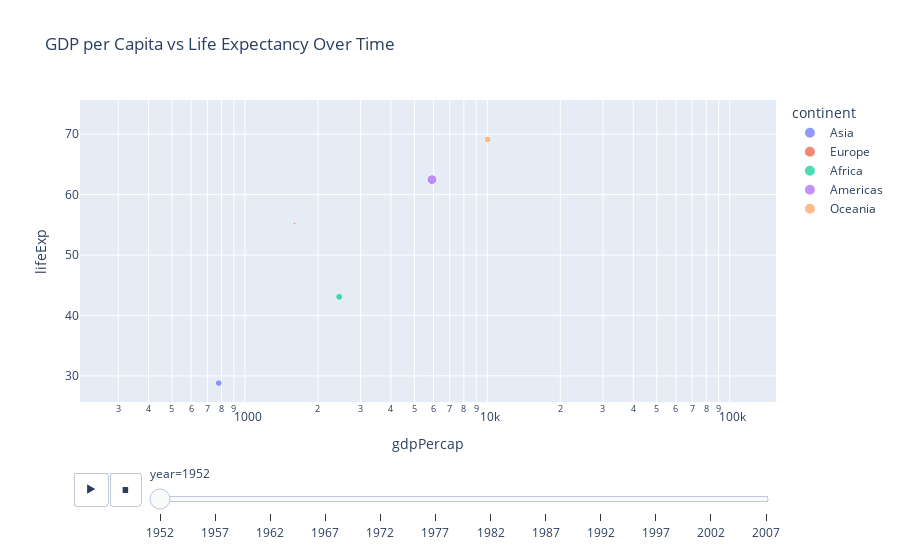

The cell this chart's notebook holds for it:
### Code cell
df=px.data.gapminder()
# animated scatter plot
px.scatter(df, x='gdpPercap', y='lifeExp', animation_frame='year', animation_group='continent', size='pop', color='continent', hover_name='country', log_x=True, size_max=60, title='GDP per Capita vs Life Expectancy Over Time').show()

### Figure 1 — Plotly figure (JSON) as saved in the notebook; plotly's stock layout.template omitted (floating-point values rounded to 4 significant figures)
{"data": [{"hovertemplate": "<b>%{hovertext}</b><br><br>continent=Asia<br>year=1952<br>gdpPercap=%{x}<br>lifeExp=%{y}<br>pop=%{marker.size}<extra></extra>", "hovertext": ["Afghanistan", "Bahrain", "Bangladesh", "Cambodia", "China", "Hong Kong, China", "India", "Indonesia", "Iran", "Iraq", "Israel", "Japan", "Jordan", "Korea, Dem. Rep.", "Korea, Rep.", "Kuwait", "Lebanon", "Malaysia", "Mongolia", "Myanmar", "Nepal", "Oman", "Pakistan", "Philippines", "Saudi Arabia", "Singapore", "Sri Lanka", "Syria", "Taiwan", "Thailand", "Vietnam", "West Bank and Gaza", "Yemen, Rep."], "ids": ["Asia", "Asia", "Asia", "Asia", "Asia", "Asia", "Asia", "Asia", "Asia", "Asia", "Asia", "Asia", "Asia", "Asia", "Asia", "Asia", "Asia", "Asia", "Asia", "Asia", "Asia", "Asia", "Asia", "Asia", "Asia", "Asia", "Asia", "Asia", "Asia", "Asia", "Asia", "Asia", "Asia"], "legendgroup": "Asia", "marker": {"color": "#636efa", "size": [8425333, 120447, 46886859, 4693836, 556263527, 2125900, 372000000, 82052000, 17272000, 5441766, 1620914, 86459025, 607914, 8865488, 20947571, 160000, 1439529, 6748378, 800663, 20092996, 9182536, 507833, 41346560, 22438691, 4005677, 1127000, 7982342, 3661549, 8550362, 21289402, 26246839, 1030585, 4963829], "sizemode": "area", "sizeref": 366300.0, "symbol": "circle"}, "mode": "markers", "name": "Asia", "orientation": "v", "showlegend": true, "type": "scatter", "x": [779.4, 9867.0, 684.2, 368.5, 400.4, 3054.0, 546.6, 749.7, 3035.0, 4130.0, 4087.0, 3217.0, 1547.0, 1088.0, 1031.0, 108400.0, 4835.0, 1831.0, 786.6, 331.0, 545.9, 1828.0, 684.6, 1273.0, 6460.0, 2315.0, 1084.0, 1643.0, 1207.0, 757.8, 605.1, 1516.0, 781.7], "xaxis": "x", "y": [28.8, 50.94, 37.48, 39.42, 44.0, 60.96, 37.37, 37.47, 44.87, 45.32, 65.39, 63.03, 43.16, 50.06, 47.45, 55.56, 55.93, 48.46, 42.24, 36.32, 36.16, 37.58, 43.44, 47.75, 39.88, 60.4, 57.59, 45.88, 58.5, 50.85, 40.41, 43.16, 32.55], "yaxis": "y"}, {"hovertemplate": "<b>%{hovertext}</b><br><br>continent=Europe<br>year=1952<br>gdpPercap=%{x}<br>lifeExp=%{y}<br>pop=%{marker.size}<extra></extra>", "hovertext": ["Albania", "Austria", "Belgium", "Bosnia and Herzegovina", "Bulgaria", "Croatia", "Czech Republic", "Denmark", "Finland", "France", "Germany", "Greece", "Hungary", "Iceland", "Ireland", "Italy", "Montenegro", "Netherlands", "Norway", "Poland", "Portugal", "Romania", "Serbia", "Slovak Republic", "Slovenia", "Spain", "Sweden", "Switzerland", "Turkey", "United Kingdom"], "ids": ["Europe", "Europe", "Europe", "Europe", "Europe", "Europe", "Europe", "Europe", "Europe", "Europe", "Europe", "Europe", "Europe", "Europe", "Europe", "Europe", "Europe", "Europe", "Europe", "Europe", "Europe", "Europe", "Europe", "Europe", "Europe", "Europe", "Europe", "Europe", "Europe", "Europe"], "legendgroup": "Europe", "marker": {"color": "#EF553B", "size": [1282697, 6927772, 8730405, 2791000, 7274900, 3882229, 9125183, 4334000, 4090500, 42459667, 69145952, 7733250, 9504000, 147962, 2952156, 47666000, 413834, 10381988, 3327728, 25730551, 8526050, 16630000, 6860147, 3558137, 1489518, 28549870, 7124673, 4815000, 22235677, 50430000], "sizemode": "area", "sizeref": 366300.0, "symbol": "circle"}, "mode": "markers", "name": "Europe", "orientation": "v", "showlegend": true, "type": "scatter", "x": [1601.0, 6137.0, 8343.0, 973.5, 2444.0, 3119.0, 6876.0, 9692.0, 6425.0, 7030.0, 7144.0, 3531.0, 5264.0, 7268.0, 5210.0, 4931.0, 2648.0, 8942.0, 10100.0, 4029.0, 3068.0, 3145.0, 3581.0, 5075.0, 4215.0, 3834.0, 8528.0, 14730.0, 1969.0, 9980.0], "xaxis": "x", "y": [55.23, 66.8, 68.0, 53.82, 59.6, 61.21, 66.87, 70.78, 66.55, 67.41, 67.5, 65.86, 64.03, 72.49, 66.91, 65.94, 59.16, 72.13, 72.67, 61.31, 59.82, 61.05, 58.0, 64.36, 65.57, 64.94, 71.86, 69.62, 43.59, 69.18], "yaxis": "y"}, {"hovertemplate": "<b>%{hovertext}</b><br><br>continent=Africa<br>year=1952<br>gdpPercap=%{x}<br>lifeExp=%{y}<br>pop=%{marker.size}<extra></extra>", "hovertext": ["Algeria", "Angola", "Benin", "Botswana", "Burkina Faso", "Burundi", "Cameroon", "Central African Republic", "Chad", "Comoros", "Congo, Dem. Rep.", "Congo, Rep.", "Cote d'Ivoire", "Djibouti", "Egypt", "Equatorial Guinea", "Eritrea", "Ethiopia", "Gabon", "Gambia", "Ghana", "Guinea", "Guinea-Bissau", "Kenya", "Lesotho", "Liberia", "Libya", "Madagascar", "Malawi", "Mali", "Mauritania", "Mauritius", "Morocco", "Mozambique", "Namibia", "Niger", "Nigeria", "Reunion", "Rwanda", "Sao Tome and Principe", "Senegal", "Sierra Leone", "Somalia", "South Africa", "Sudan", "Swaziland", "Tanzania", "Togo", "Tunisia", "Uganda", "Zambia", "Zimbabwe"], "ids": ["Africa", "Africa", "Africa", "Africa", "Africa", "Africa", "Africa", "Africa", "Africa", "Africa", "Africa", "Africa", "Africa", "Africa", "Africa", "Africa", "Africa", "Africa", "Africa", "Africa", "Africa", "Africa", "Africa", "Africa", "Africa", "Africa", "Africa", "Africa", "Africa", "Africa", "Africa", "Africa", "Africa", "Africa", "Africa", "Africa", "Africa", "Africa", "Africa", "Africa", "Africa", "Africa", "Africa", "Africa", "Africa", "Africa", "Africa", "Africa", "Africa", "Africa", "Africa", "Africa"], "legendgroup": "Africa", "marker": {"color": "#00cc96", "size": [9279525, 4232095, 1738315, 442308, 4469979, 2445618, 5009067, 1291695, 2682462, 153936, 14100005, 854885, 2977019, 63149, 22223309, 216964, 1438760, 20860941, 420702, 284320, 5581001, 2664249, 580653, 6464046, 748747, 863308, 1019729, 4762912, 2917802, 3838168, 1022556, 516556, 9939217, 6446316, 485831, 3379468, 33119096, 257700, 2534927, 60011, 2755589, 2143249, 2526994, 14264935, 8504667, 290243, 8322925, 1219113, 3647735, 5824797, 2672000, 3080907], "sizemode": "area", "sizeref": 366300.0, "symbol": "circle"}, "mode": "markers", "name": "Africa", "orientation": "v", "showlegend": true, "type": "scatter", "x": [2449.0, 3521.0, 1063.0, 851.2, 543.3, 339.3, 1173.0, 1071.0, 1179.0, 1103.0, 780.5, 2126.0, 1389.0, 2670.0, 1419.0, 375.6, 328.9, 362.1, 4293.0, 485.2, 911.3, 510.2, 299.9, 853.5, 298.8, 575.6, 2388.0, 1443.0, 369.2, 452.3, 743.1, 1968.0, 1688.0, 468.5, 2424.0, 761.9, 1077.0, 2719.0, 493.3, 879.6, 1450.0, 879.8, 1136.0, 4725.0, 1616.0, 1148.0, 716.7, 859.8, 1468.0, 734.8, 1147.0, 406.9], "xaxis": "x", "y": [43.08, 30.02, 38.22, 47.62, 31.98, 39.03, 38.52, 35.46, 38.09, 40.72, 39.14, 42.11, 40.48, 34.81, 41.89, 34.48, 35.93, 34.08, 37.0, 30.0, 43.15, 33.61, 32.5, 42.27, 42.14, 38.48, 42.72, 36.68, 36.26, 33.69, 40.54, 50.99, 42.87, 31.29, 41.73, 37.44, 36.32, 52.72, 40.0, 46.47, 37.28, 30.33, 32.98, 45.01, 38.63, 41.41, 41.22, 38.6, 44.6, 39.98, 42.04, 48.45], "yaxis": "y"}, {"hovertemplate": "<b>%{hovertext}</b><br><br>continent=Americas<br>year=1952<br>gdpPercap=%{x}<br>lifeExp=%{y}<br>pop=%{marker.size}<extra></extra>", "hovertext": ["Argentina", "Bolivia", "Brazil", "Canada", "Chile", "Colombia", "Costa Rica", "Cuba", "Dominican Republic", "Ecuador", "El Salvador", "Guatemala", "Haiti", "Honduras", "Jamaica", "Mexico", "Nicaragua", "Panama", "Paraguay", "Peru", "Puerto Rico", "Trinidad and Tobago", "United States", "Uruguay", "Venezuela"], "ids": ["Americas", "Americas", "Americas", "Americas", "Americas", "Americas", "Americas", "Americas", "Americas", "Americas", "Americas", "Americas", "Americas", "Americas", "Americas", "Americas", "Americas", "Americas", "Americas", "Americas", "Americas", "Americas", "Americas", "Americas", "Americas"], "legendgroup": "Americas", "marker": {"color": "#ab63fa", "size": [17876956, 2883315, 56602560, 14785584, 6377619, 12350771, 926317, 6007797, 2491346, 3548753, 2042865, 3146381, 3201488, 1517453, 1426095, 30144317, 1165790, 940080, 1555876, 8025700, 2227000, 662850, 157553000, 2252965, 5439568], "sizemode": "area", "sizeref": 366300.0, "symbol": "circle"}, "mode": "markers", "name": "Americas", "orientation": "v", "showlegend": true, "type": "scatter", "x": [5911.0, 2677.0, 2109.0, 11370.0, 3940.0, 2144.0, 2627.0, 5587.0, 1398.0, 3522.0, 3048.0, 2428.0, 1840.0, 2195.0, 2899.0, 3478.0, 3112.0, 2480.0, 1952.0, 3759.0, 3082.0, 3023.0, 13990.0, 5717.0, 7690.0], "xaxis": "x", "y": [62.48, 40.41, 50.92, 68.75, 54.74, 50.64, 57.21, 59.42, 45.93, 48.36, 45.26, 42.02, 37.58, 41.91, 58.53, 50.79, 42.31, 55.19, 62.65, 43.9, 64.28, 59.1, 68.44, 66.07, 55.09], "yaxis": "y"}, {"hovertemplate": "<b>%{hovertext}</b><br><br>continent=Oceania<br>year=1952<br>gdpPercap=%{x}<br>lifeExp=%{y}<br>pop=%{marker.size}<extra></extra>", "hovertext": ["Australia", "New Zealand"], "ids": ["Oceania", "Oceania"], "legendgroup": "Oceania", "marker": {"color": "#FFA15A", "size": [8691212, 1994794], "sizemode": "area", "sizeref": 366300.0, "symbol": "circle"}, "mode": "markers", "name": "Oceania", "orientation": "v", "showlegend": true, "type": "scatter", "x": [10040.0, 10560.0], "xaxis": "x", "y": [69.12, 69.39], "yaxis": "y"}], "layout": {"legend": {"itemsizing": "constant", "title": {"text": "continent"}, "tracegroupgap": 0}, "sliders": [{"active": 0, "currentvalue": {"prefix": "year="}, "len": 0.9, "pad": {"b": 10, "t": 60}, "steps": [{"args": [["1952"], {"frame": {"duration": 0, "redraw": false}, "fromcurrent": true, "mode": "immediate", "transition": {"duration": 0, "easing": "linear"}}], "label": "1952", "method": "animate"}, {"args": [["1957"], {"frame": {"duration": 0, "redraw": false}, "fromcurrent": true, "mode": "immediate", "transition": {"duration": 0, "easing": "linear"}}], "label": "1957", "method": "animate"}, {"args": [["1962"], {"frame": {"duration": 0, "redraw": false}, "fromcurrent": true, "mode": "immediate", "transition": {"duration": 0, "easing": "linear"}}], "label": "1962", "method": "animate"}, {"args": [["1967"], {"frame": {"duration": 0, "redraw": false}, "fromcurrent": true, "mode": "immediate", "transition": {"duration": 0, "easing": "linear"}}], "label": "1967", "method": "animate"}, {"args": [["1972"], {"frame": {"duration": 0, "redraw": false}, "fromcurrent": true, "mode": "immediate", "transition": {"duration": 0, "easing": "linear"}}], "label": "1972", "method": "animate"}, {"args": [["1977"], {"frame": {"duration": 0, "redraw": false}, "fromcurrent": true, "mode": "immediate", "transition": {"duration": 0, "easing": "linear"}}], "label": "1977", "method": "animate"}, {"args": [["1982"], {"frame": {"duration": 0, "redraw": false}, "fromcurrent": true, "mode": "immediate", "transition": {"duration": 0, "easing": "linear"}}], "label": "1982", "method": "animate"}, {"args": [["1987"], {"frame": {"duration": 0, "redraw": false}, "fromcurrent": true, "mode": "immediate", "transition": {"duration": 0, "easing": "linear"}}], "label": "1987", "method": "animate"}, {"args": [["1992"], {"frame": {"duration": 0, "redraw": false}, "fromcurrent": true, "mode": "immediate", "transition": {"duration": 0, "easing": "linear"}}], "label": "1992", "method": "animate"}, {"args": [["1997"], {"frame": {"duration": 0, "redraw": false}, "fromcurrent": true, "mode": "immediate", "transition": {"duration": 0, "easing": "linear"}}], "label": "1997", "method": "animate"}, {"args": [["2002"], {"frame": {"duration": 0, "redraw": false}, "fromcurrent": true, "mode": "immediate", "transition": {"duration": 0, "easing": "linear"}}], "label": "2002", "method": "animate"}, {"args": [["2007"], {"frame": {"duration": 0, "redraw": false}, "fromcurrent": true, "mode": "immediate", "transition": {"duration": 0, "easing": "linear"}}], "label": "2007", "method": "animate"}], "x": 0.1, "xanchor": "left", "y": 0, "yanchor": "top"}], "title": {"text": "GDP per Capita vs Life Expectancy Over Time"}, "updatemenus": [{"buttons": [{"args": [null, {"frame": {"duration": 500, "redraw": false}, "fromcurrent": true, "mode": "immediate", "transition": {"duration": 500, "easing": "linear"}}], "label": "&#9654;", "method": "animate"}, {"args": [[null], {"frame": {"duration": 0, "redraw": false}, "fromcurrent": true, "mode": "immediate", "transition": {"duration": 0, "easing": "linear"}}], "label": "&#9724;", "method": "animate"}], "direction": "left", "pad": {"r": 10, "t": 70}, "showactive": false, "type": "buttons", "x": 0.1, "xanchor": "right", "y": 0, "yanchor": "top"}], "xaxis": {"anchor": "y", "domain": [0, 1], "title": {"text": "gdpPercap"}, "type": "log"}, "yaxis": {"anchor": "x", "domain": [0, 1], "title": {"text": "lifeExp"}}}}
